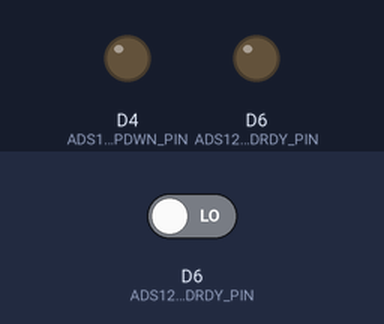
Simulated run of this sketch. Board: Arduino MKR. Parts: output pins drawn as LEDs (lit = HIGH). Inputs (shaded band) come from the test bench; at power-on: D6 (ADS1241_DRDY_PIN) LOW. Pins used as bus, display or sensor lines are not drawn; what the sketch prints to the serial monitor is not drawn.

Above: at 5.2 s.
5.3 s: D6 (ADS1241_DRDY_PIN) driven HIGH
At 10.5 s:
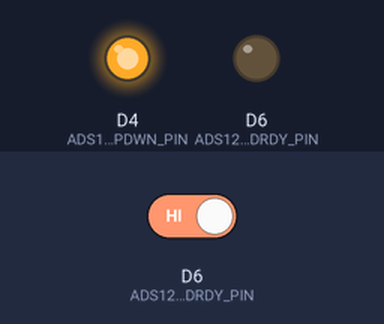
11.0 s: D6 (ADS1241_DRDY_PIN) driven LOW
At 12.9 s:
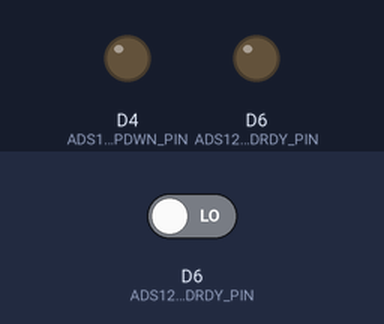
Timing chart, 0 to 35.5 s (numbered marks = the images above; inputs shaded):
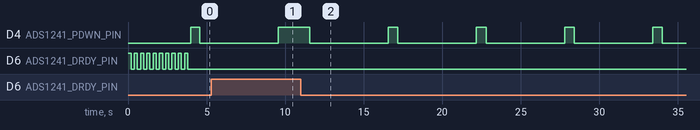

The sketch:

MKRWAN1310-ADS1241.ino
```cpp
#include <SPI.h>              // SPI
#include "ArduinoLowPower.h"  // Low Power Library
#include "ads1241.h"

// TODO : Add Battery measure with Op Amp ADA4807.
// TODO : Change to C++ Librairie
// Consumption running : 13 mA
// Send LoRa : 18 mA
// Low Power
// Conso LoRa OTAA only : 13mA TX, 105µA Deep Sleep.
// Conversion occurs every 40 ms (Speed and Data Rate at default value), so we wait 50ms beetween conversions
// La LED BuildIn ne devrait pas etre mise sur la même broche que le signal DRDY de l'ADS1241

#define FRAME_DELAY       5000
#define LOW_POWER         false
#define DEBUG
//#undef DEBUG
#define NB_MEASUREMENT    10
#define NB_EXTREM         2

uint32_t frameDelay = FRAME_DELAY;
uint32_t tabWeight[NB_MEASUREMENT];
uint32_t tareWeight[2]={0,2220};        // tareWeight[0] is associated with tareValNum[0]
uint32_t tareValNum[2]={0x64FD1,0x7C5A0};     // tareWeight[1] is associated with tareValNum[1]
float coefConversion=0.023198704216; //(tareWeight[1]-tareWeight[0])/(tareValNum[1]-tareValNum[0]);
float originConversion = -9596.78;//tareValNum[0]-tareWeight[0]*coefConversion;
float weight;

/**** ADS1241 PIN ****/
const int ADS1241_DRDY_PIN = 6;    //Pin Data Ready
const int ADS1241_CS_PIN = 7;      //Pin Slave Select
const int ADS1241_PDWN_PIN = 4;    //Pin Power Down
const int ADS1241_RESET_PIN = 5;   //Pin Reset


void setup() {

  /***** Serial Link Configuration ******/
  Serial.begin(115200);
  //while (!Serial);
  pinMode(LED_BUILTIN, OUTPUT);
  for(uint32_t i=0;i<10;i++){
      digitalWrite(LED_BUILTIN, HIGH);
      delay(200);
      digitalWrite(LED_BUILTIN, LOW);
      delay(200);
  }
  Serial.println("\r\n\r\n\r\n");
  Serial.println("########################################");
  Serial.println("########   LoRaWAN MKRWAN Scale   ######");

  pinMode(ADS1241_DRDY_PIN, INPUT);
  pinMode(ADS1241_CS_PIN, OUTPUT);
  pinMode(ADS1241_PDWN_PIN, OUTPUT);
  pinMode(ADS1241_RESET_PIN, OUTPUT);
  SPI.begin();
  SPI.beginTransaction(SPISettings(1000000,MSBFIRST,SPI_MODE1));
  digitalWrite(ADS1241_RESET_PIN,LOW);
  delay(1);
  digitalWrite(ADS1241_PDWN_PIN,HIGH);
  digitalWrite(ADS1241_RESET_PIN,HIGH);
  delay(1);
  writeRegister(ACR_REG,0x40); // Unipolar format
  writeRegister(MUX_REG,AIN0_AIN1); // MUX
  writeRegister(SETUP_REG,GAIN_128);  // GAIN
}

void loop() {
  getWeight();
  if(LOW_POWER == true)   enterLowPower();
  else                    wait();
}


void getWeight(void){
  uint32_t valNum = 0;
  uint32_t valNumAverage = 0;
  bool isTriFinished;

  /**** Get Numeric Values ****/
  for(uint8_t i=0;i<NB_MEASUREMENT;i++){
    while(digitalRead(ADS1241_DRDY_PIN)==HIGH);
    valNum = (readRegister(DOR2_REG)<<16) | (readRegister(DOR1_REG)<<8) | readRegister(DOR0_REG);
    Serial.print(" Digital value  : 0x");
    Serial.println(valNum, HEX);
    tabWeight[i]=valNum;
    delay(50);
  }

  /**** Sort the Table ****/
  do{
    isTriFinished=1;
    for(uint8_t i=0;i<NB_MEASUREMENT-1;i++){
      uint32_t temp;
      if(tabWeight[i]>tabWeight[i+1]){
        temp=tabWeight[i+1];
        tabWeight[i+1]=tabWeight[i];
        tabWeight[i]=temp;
        isTriFinished=0;
      }
    }
  }while(isTriFinished==0);

/*  #ifdef DEBUG
    for(uint8_t i=0;i<NB_MEASUREMENT;i++){
      Serial.println(tabWeight[i],HEX);
    }
  #endif*/

  /**** Average Calculation with Extrem value removal****/
  for(uint8_t i=NB_EXTREM;i<(NB_MEASUREMENT-NB_EXTREM);i++){
    valNumAverage+=tabWeight[i];
  }
  valNumAverage/=NB_MEASUREMENT-2*NB_EXTREM;

  #ifdef DEBUG
  Serial.print(" Digital value average : 0x");
  Serial.println(valNumAverage, HEX);
  #endif  */
  /***** Computation of the analog value ****/
  weight=valNumAverage*coefConversion + originConversion;
  #ifdef DEBUG
  Serial.print(" Weight in grams : ");
  Serial.println(weight);
  Serial.print("coeff directeur : ");
  Serial.println(coefConversion);
  #endif
  Serial.print(" Voltage : ");
  Serial.println(valNumAverage*3.3/16777216,DEC);
  Serial.println("\n");
}


void writeRegister(uint8_t reg,uint8_t valeur)
{
  digitalWrite(ADS1241_CS_PIN,LOW);   // Chip Select Low
  SPI.transfer(WREG_CMD | reg);       // Write Register
  delay(1);
  SPI.transfer(0x00);                 // Number of register to write
  delay(1);
  SPI.transfer(valeur);               // Value
  digitalWrite(ADS1241_CS_PIN,HIGH);  // Chip Select High
}

uint8_t readRegister(uint8_t reg)
{
  uint8_t data;
  digitalWrite(ADS1241_CS_PIN,LOW);   // Chip Select Low
  SPI.transfer(RREG_CMD | reg);       // Read Register
  delay(1);
  SPI.transfer(0x00);                 // Number of register to read
  delay(1);
  data = SPI.transfer(0x00);          // Value read
  digitalWrite(ADS1241_CS_PIN,HIGH);  // Chip Select High
  return data;
}


void enterLowPower(void){
  Serial.print(" Processor goes in Low Power mode during : ");
  Serial.print(frameDelay);Serial.println("ms\r\n");
  Serial.print(" Using the Low Power features usually corrupts the Serial Link ");
  LowPower.deepSleep(frameDelay);
  Serial.println(" Wake Up !!!");
}

void wait(void){
  //Serial.print(" Processor is going to wait during : ");
  //Serial.print(frameDelay);Serial.println("ms\r\n");
  digitalWrite(ADS1241_PDWN_PIN,LOW);   // Test du Low Power
  delay(frameDelay);
  digitalWrite(ADS1241_PDWN_PIN,HIGH);
  delay(50); // Wait for the next conversion
}
```

ads1241.h
```cpp
// ADS1241 Address Registers
#define     SETUP_REG       0x00
#define     MUX_REG         0x01
#define     ACR_REG         0x02
#define     ODAC_REG        0x03
#define     DIO_REG         0x04
#define     DIR_REG         0x05
#define     IOCON_REG       0x06
#define     OCR0_REG        0x07
#define     OCR1_REG        0x08
#define     OCR2_REG        0x09
#define     FSR0_REG        0x0A
#define     FSR1_REG        0x0B
#define     FSR2_REG        0x0C
#define     DOR2_REG        0x0D
#define     DOR1_REG        0x0E
#define     DOR0_REG        0x0F

// ADS1241 Commands
#define     RDATA_CMD       0x01
#define     RDATAC_CMD      0x03
#define     STOPC_CMD       0x0F
#define     RREG_CMD        0x10
#define     WREG_CMD        0x50
#define     SELFCAL_CMD     0xF0
#define     SELFOCAL_CMD    0xF1
#define     SELFGCAL_CMD    0xF2
#define     SYSOCAL_CMD     0xF3
#define     SYSGCAL_CMD     0xF4
#define     WAKEUP_CMD      0xFB
#define     DSYNC_CMD       0xFC
#define     SLEEP_CMD       0xFD
#define     RESET_CMD       0xFE

// MUX Chanel - Postive/negative
// ie AIN0_AIN1 means a differentiel conversion between AIN0(+) and AIN1(-) chanel
// ie AIN2 means a single ended input chanel (refered to GND)
#define     AIN0_AIN1       0x01
#define     AIN2_AIN3       0x23
#define     AIN4_AIN5       0x45
#define     AIN6_AIN7       0x67
#define     AIN0            0x08
#define     AIN1            0x18
#define     AIN2            0x28
#define     AIN2            0x38
#define     AIN3            0x48
#define     AIN5            0x58
#define     AIN6            0x68
#define     AIN7            0x78

#define     GAIN_1          0x00
#define     GAIN_2          0x01
#define     GAIN_4          0x02
#define     GAIN_8          0x03
#define     GAIN_16         0x04
#define     GAIN_32         0x05
#define     GAIN_64         0x06
#define     GAIN_128        0x07
```

Measured:
- after the input at 5.3 s, D4 (ADS1241_PDWN_PIN): goes on until 9.6 s, then stays HIGH
- after the input at 11.0 s, D4 (ADS1241_PDWN_PIN): alternates HIGH for 0.61 s and LOW for 5.0 s, starting after 0.56 s
